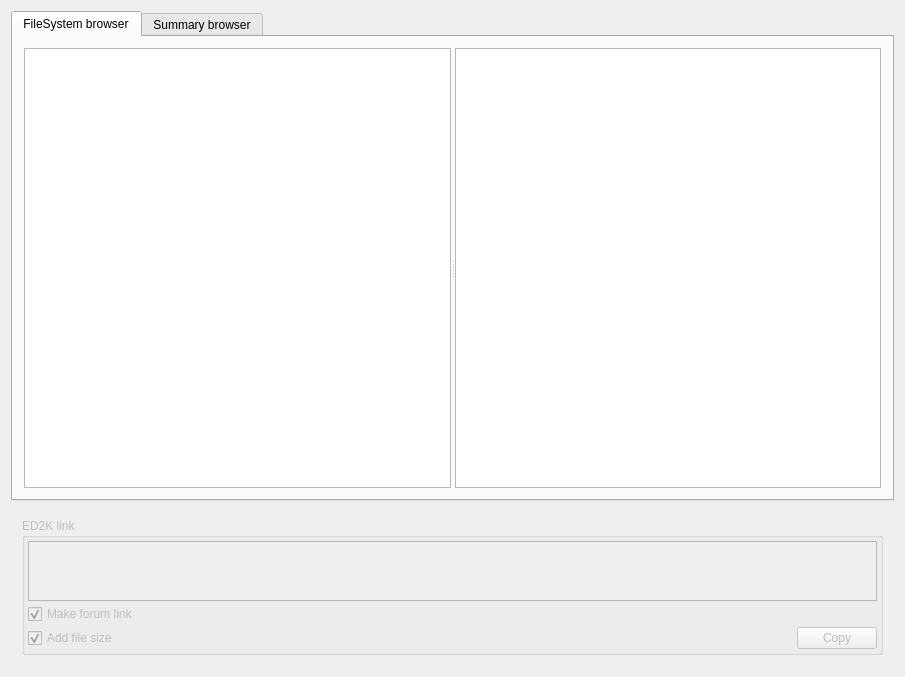
<?xml version="1.0" encoding="UTF-8"?>
<ui version="4.0">
 <class>files_widget</class>
 <widget class="QWidget" name="files_widget">
  <property name="geometry">
   <rect>
    <x>0</x>
    <y>0</y>
    <width>905</width>
    <height>677</height>
   </rect>
  </property>
  <property name="windowTitle">
   <string>files_widget</string>
  </property>
  <layout class="QVBoxLayout" name="verticalLayout_2">
   <item>
    <widget class="QTabWidget" name="tabWidget">
     <property name="enabled">
      <bool>true</bool>
     </property>
     <property name="currentIndex">
      <number>0</number>
     </property>
     <widget class="QWidget" name="tab_1">
      <property name="enabled">
       <bool>true</bool>
      </property>
      <attribute name="title">
       <string>FileSystem browser</string>
      </attribute>
      <layout class="QVBoxLayout" name="verticalLayout_3">
       <item>
        <widget class="QSplitter" name="splitter_2">
         <property name="orientation">
          <enum>Qt::Horizontal</enum>
         </property>
         <widget class="QTreeView" name="treeView">
          <property name="contextMenuPolicy">
           <enum>Qt::CustomContextMenu</enum>
          </property>
          <property name="horizontalScrollBarPolicy">
           <enum>Qt::ScrollBarAsNeeded</enum>
          </property>
          <property name="editTriggers">
           <set>QAbstractItemView::NoEditTriggers</set>
          </property>
          <property name="dragDropMode">
           <enum>QAbstractItemView::NoDragDrop</enum>
          </property>
          <property name="selectionMode">
           <enum>QAbstractItemView::SingleSelection</enum>
          </property>
          <property name="sortingEnabled">
           <bool>true</bool>
          </property>
          <attribute name="headerCascadingSectionResizes">
           <bool>true</bool>
          </attribute>
          <attribute name="headerStretchLastSection">
           <bool>false</bool>
          </attribute>
         </widget>
         <widget class="QTableView" name="tableView">
          <property name="contextMenuPolicy">
           <enum>Qt::CustomContextMenu</enum>
          </property>
          <property name="selectionMode">
           <enum>QAbstractItemView::ExtendedSelection</enum>
          </property>
          <property name="selectionBehavior">
           <enum>QAbstractItemView::SelectRows</enum>
          </property>
          <property name="showGrid">
           <bool>false</bool>
          </property>
          <property name="sortingEnabled">
           <bool>true</bool>
          </property>
          <property name="cornerButtonEnabled">
           <bool>false</bool>
          </property>
          <attribute name="horizontalHeaderHighlightSections">
           <bool>false</bool>
          </attribute>
          <attribute name="horizontalHeaderMinimumSectionSize">
           <number>100</number>
          </attribute>
          <attribute name="horizontalHeaderStretchLastSection">
           <bool>true</bool>
          </attribute>
          <attribute name="verticalHeaderVisible">
           <bool>false</bool>
          </attribute>
          <attribute name="verticalHeaderHighlightSections">
           <bool>false</bool>
          </attribute>
         </widget>
        </widget>
       </item>
      </layout>
     </widget>
     <widget class="QWidget" name="tab2">
      <attribute name="title">
       <string>Summary browser</string>
      </attribute>
      <layout class="QHBoxLayout" name="horizontalLayout">
       <item>
        <widget class="QSplitter" name="splitter_3">
         <property name="orientation">
          <enum>Qt::Horizontal</enum>
         </property>
         <widget class="QTableView" name="tableView_paths">
          <property name="horizontalScrollBarPolicy">
           <enum>Qt::ScrollBarAsNeeded</enum>
          </property>
          <property name="selectionMode">
           <enum>QAbstractItemView::SingleSelection</enum>
          </property>
          <property name="selectionBehavior">
           <enum>QAbstractItemView::SelectRows</enum>
          </property>
          <property name="horizontalScrollMode">
           <enum>QAbstractItemView::ScrollPerPixel</enum>
          </property>
          <property name="showGrid">
           <bool>false</bool>
          </property>
          <property name="sortingEnabled">
           <bool>true</bool>
          </property>
          <property name="wordWrap">
           <bool>true</bool>
          </property>
          <property name="cornerButtonEnabled">
           <bool>false</bool>
          </property>
          <attribute name="horizontalHeaderCascadingSectionResizes">
           <bool>false</bool>
          </attribute>
          <attribute name="horizontalHeaderDefaultSectionSize">
           <number>240</number>
          </attribute>
          <attribute name="horizontalHeaderHighlightSections">
           <bool>false</bool>
          </attribute>
          <attribute name="horizontalHeaderMinimumSectionSize">
           <number>50</number>
          </attribute>
          <attribute name="horizontalHeaderShowSortIndicator" stdset="0">
           <bool>true</bool>
          </attribute>
          <attribute name="horizontalHeaderStretchLastSection">
           <bool>true</bool>
          </attribute>
          <attribute name="verticalHeaderVisible">
           <bool>false</bool>
          </attribute>
          <attribute name="verticalHeaderHighlightSections">
           <bool>false</bool>
          </attribute>
         </widget>
         <widget class="QTableView" name="tableView_files">
          <property name="contextMenuPolicy">
           <enum>Qt::CustomContextMenu</enum>
          </property>
          <property name="horizontalScrollBarPolicy">
           <enum>Qt::ScrollBarAsNeeded</enum>
          </property>
          <property name="selectionMode">
           <enum>QAbstractItemView::ExtendedSelection</enum>
          </property>
          <property name="selectionBehavior">
           <enum>QAbstractItemView::SelectRows</enum>
          </property>
          <property name="showGrid">
           <bool>false</bool>
          </property>
          <property name="sortingEnabled">
           <bool>true</bool>
          </property>
          <property name="cornerButtonEnabled">
           <bool>false</bool>
          </property>
          <attribute name="horizontalHeaderHighlightSections">
           <bool>false</bool>
          </attribute>
          <attribute name="horizontalHeaderMinimumSectionSize">
           <number>10</number>
          </attribute>
          <attribute name="horizontalHeaderStretchLastSection">
           <bool>true</bool>
          </attribute>
          <attribute name="verticalHeaderVisible">
           <bool>false</bool>
          </attribute>
          <attribute name="verticalHeaderHighlightSections">
           <bool>false</bool>
          </attribute>
         </widget>
        </widget>
       </item>
      </layout>
     </widget>
    </widget>
   </item>
   <item>
    <widget class="QSplitter" name="splitter">
     <property name="orientation">
      <enum>Qt::Horizontal</enum>
     </property>
     <widget class="QWidget" name="verticalLayoutWidget">
      <layout class="QVBoxLayout" name="verticalLayout">
       <item>
        <widget class="QGroupBox" name="groupBox">
         <property name="enabled">
          <bool>false</bool>
         </property>
         <property name="title">
          <string>ED2K link</string>
         </property>
         <property name="checkable">
          <bool>false</bool>
         </property>
         <layout class="QGridLayout" name="gridLayout">
          <property name="margin">
           <number>3</number>
          </property>
          <property name="spacing">
           <number>3</number>
          </property>
          <item row="0" column="0" colspan="2">
           <widget class="QPlainTextEdit" name="editLink">
            <property name="sizePolicy">
             <sizepolicy hsizetype="Expanding" vsizetype="Fixed">
              <horstretch>0</horstretch>
              <verstretch>0</verstretch>
             </sizepolicy>
            </property>
            <property name="minimumSize">
             <size>
              <width>0</width>
              <height>40</height>
             </size>
            </property>
            <property name="maximumSize">
             <size>
              <width>16777215</width>
              <height>60</height>
             </size>
            </property>
            <property name="readOnly">
             <bool>false</bool>
            </property>
           </widget>
          </item>
          <item row="4" column="0">
           <widget class="QCheckBox" name="checkSize">
            <property name="enabled">
             <bool>false</bool>
            </property>
            <property name="text">
             <string>Add file size</string>
            </property>
            <property name="checked">
             <bool>true</bool>
            </property>
           </widget>
          </item>
          <item row="4" column="1">
           <widget class="QPushButton" name="btnCopy">
            <property name="enabled">
             <bool>false</bool>
            </property>
            <property name="sizePolicy">
             <sizepolicy hsizetype="Fixed" vsizetype="Fixed">
              <horstretch>0</horstretch>
              <verstretch>0</verstretch>
             </sizepolicy>
            </property>
            <property name="text">
             <string>Copy</string>
            </property>
           </widget>
          </item>
          <item row="1" column="0">
           <widget class="QCheckBox" name="checkForum">
            <property name="enabled">
             <bool>false</bool>
            </property>
            <property name="text">
             <string>Make forum link</string>
            </property>
            <property name="checked">
             <bool>true</bool>
            </property>
           </widget>
          </item>
         </layout>
        </widget>
       </item>
      </layout>
     </widget>
    </widget>
   </item>
  </layout>
  <zorder>splitter</zorder>
  <zorder>tabWidget</zorder>
 </widget>
 <layoutdefault spacing="6" margin="11"/>
 <tabstops>
  <tabstop>treeView</tabstop>
  <tabstop>tableView</tabstop>
  <tabstop>tabWidget</tabstop>
  <tabstop>checkForum</tabstop>
  <tabstop>checkSize</tabstop>
  <tabstop>btnCopy</tabstop>
  <tabstop>editLink</tabstop>
  <tabstop>tableView_paths</tabstop>
  <tabstop>tableView_files</tabstop>
 </tabstops>
 <resources/>
 <connections/>
</ui>
